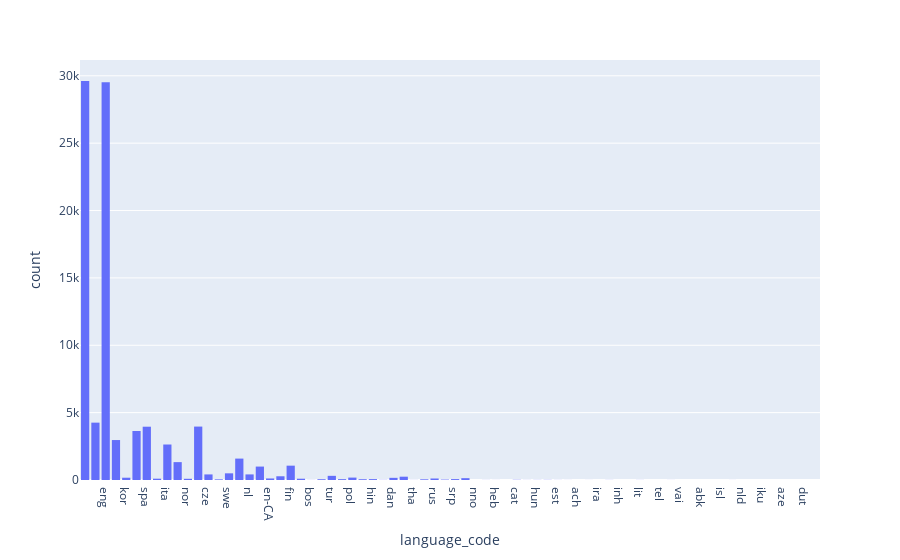

Write notebook code for a chart like this one.
### Markdown cell above
* language_code

### Code cell
fig = px.histogram(df_books, x='language_code')
fig.show()

### Figure 1 — Plotly figure (JSON) as saved in the notebook; plotly's stock layout.template omitted (floating-point values rounded to 4 significant figures; data arrays with more than 128 entries replaced by an {"elided": "..."} marker saying what was removed)
{"data": [{"alignmentgroup": "True", "bingroup": "x", "hovertemplate": "language_code=%{x}<br>count=%{y}<extra></extra>", "legendgroup": "", "marker": {"color": "#636efa", "pattern": {"shape": ""}}, "name": "", "offsetgroup": "", "orientation": "v", "showlegend": false, "type": "histogram", "x": {"elided": "89411 str values"}, "xaxis": "x", "yaxis": "y"}], "layout": {"barmode": "relative", "legend": {"tracegroupgap": 0}, "margin": {"t": 60}, "xaxis": {"anchor": "y", "domain": [0, 1], "title": {"text": "language_code"}}, "yaxis": {"anchor": "x", "domain": [0, 1], "title": {"text": "count"}}}}
